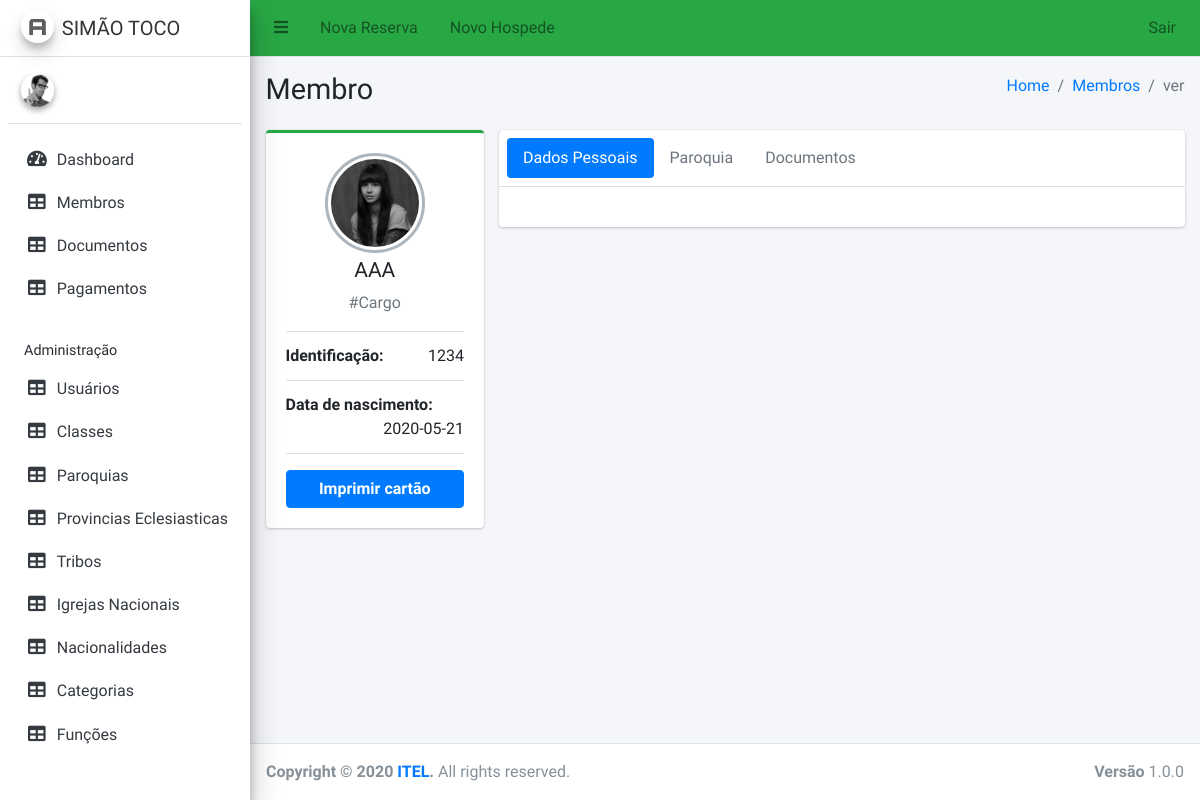
Screenshot of /membro/ver/1 with the database file from the repository.
### tables this page shows
CREATE TABLE `membro` (
  `id_membro` int(11) NOT NULL,
  `nome_membro` varchar(100) NOT NULL,
  `nome_pai` varchar(100) NOT NULL,
  `nome_mae` varchar(100) NOT NULL,
  `id_identificacao` int(11) NOT NULL,
  `id_nacionalidade` int(11) NOT NULL,
  `id_tribo` int(11) NOT NULL,
  `id_igreja_nacional` int(11) NOT NULL,
  `id_provincia_eclesiastica` int(11) NOT NULL,
  `id_paroquia` int(11) NOT NULL,
  `id_classe` int(11) NOT NULL,
  `data_admissao` varchar(10) NOT NULL,
  `data_baptismo` varchar(10) NOT NULL,
  `id_categoria` int(11) NOT NULL,
  `id_funcao` int(11) NOT NULL,
  `data_nascimento` varchar(30) NOT NULL,
  `estado_civil` int(11) NOT NULL,
  `id_localidade` int(11) NOT NULL,
  `telefone` varchar(30) NOT NULL,
  `endereco` text NOT NULL,
  `data_criacao` timestamp NOT NULL DEFAULT CURRENT_TIMESTAMP
);

CREATE TABLE `identificacao` (
  `id_identificacao` int(11) NOT NULL,
  `descricao_identificacao` varchar(100) NOT NULL,
  `tipo_identificacao` int(11) NOT NULL,
  `data_criacao` timestamp NOT NULL DEFAULT CURRENT_TIMESTAMP
);

### application/controllers/Membro.php (called while the page is built, shortened)
<?php
class Membro extends CI_Controller {
    public function ver($id = null) {
        $this->db->where('id_membro', $id);
        $this->db->join('identificacao', 'identificacao.id_identificacao=membro.id_identificacao');
        $dados['membros'] = $this->db->get('membro')->result();
        $this->db->where('id_membro', $id);
        $dados['documentos'] = $this->db->get('membro_documento')->result();
        $this->load->view('membro/ver', $dados);
    }
}

### index.php (called while the page is built, shortened)
<?php
require_once BASEPATH.'core/CodeIgniter.php';

### application/views/membro/ver.php (the view, shortened to what this page needs)
<!DOCTYPE html>
<html>
    <head>
        <link rel="stylesheet" href="<?= base_url() ?>libs/plugins/fontawesome-free/css/all.min.css">
        <link rel="stylesheet" href="https://code.ionicframework.com/ionicons/2.0.1/css/ionicons.min.css">
        <link rel="stylesheet" href="<?= base_url() ?>libs/plugins/overlayScrollbars/css/OverlayScrollbars.min.css">
        <link rel="stylesheet" href="<?= base_url() ?>libs/plugins/datatables-bs4/css/dataTables.bootstrap4.css">
        <link rel="stylesheet" href="<?= base_url() ?>libs/dist/css/adminlte.min.css">
    </head>
    <body class="hold-transition sidebar-mini layout-fixed">
        <div class="wrapper">
            <?php include APPPATH . 'views/includes/header.php'; ?>
            <?php include APPPATH . 'views/includes/header_lateral.php'; ?>
            <div class="content-wrapper">
                <section class="content-header">
                    <div class="container-fluid">
                        <div class="row mb-2">
                            <div class="col-sm-6">
                                <h1>Membro</h1>
                            </div>
                            <div class="col-sm-6">
                                <ol class="breadcrumb float-sm-right">
                                    <li class="breadcrumb-item"><a href="#">Home</a></li>
                                    <li class="breadcrumb-item"><a href="#">Membros</a></li>
                                    <li class="breadcrumb-item active">ver</li>
                                </ol>
                            </div>
                        </div>
                    </div>
                </section>
                <section class="content">
                    <div class="container-fluid">
                        <div class="row">
                            <div class="col-md-3">
                                <div class="card card-success card-outline">
                                    <div class="card-body box-profile">
                                        <div class="text-center">
                                            <img class="profile-user-img img-fluid img-circle"
                                                 src="<?= base_url() ?>libs/dist/img/user4-128x128.jpg"
                                                 alt="User profile picture">
                                        </div>
                                        <h3 class="profile-username text-center"><?= $membros[0]->nome_membro ?></h3>
                                        <p class="text-muted text-center">#Cargo</p>
                                        <ul class="list-group list-group-unbordered mb-3">
                                            <li class="list-group-item">
                                                <b>Identificação:</b> <a class="float-right"><?= $membros[0]->descricao_identificacao ?></a>
                                            </li>
                                            <li class="list-group-item">
                                                <b>Data de nascimento:</b> <a class="float-right"><?= $membros[0]->data_nascimento ?></a>
                                            </li>
                                        </ul>
                                        <a href="#" class="btn btn-primary btn-block"><b>Imprimir cartão</b></a>
                                    </div>
                                </div>
                            </div>
                            <div class="col-md-9">
                                <div class="card card">
                                    <div class="card-header p-2">
                                        <ul class="nav nav-pills">
                                            <li class="nav-item"><a class="nav-link active" href="#activity" data-toggle="tab">Dados Pessoais</a></li>
                                            <li class="nav-item"><a class="nav-link" href="#timeline" data-toggle="tab">Paroquia</a></li>
                                            <li class="nav-item"><a class="nav-link" href="#settings" data-toggle="tab">Documentos</a></li>
                                        </ul>
                                    </div>
                                    <div class="card-body">
                                    </div>
                                </div>
                            </div>
                        </div>
                    </div>
                </section>
            </div>
            <?php include APPPATH . 'views/includes/footer.php'; ?>
        </div>
    </body>
</html>

### rows the page displays
membro: nome_membro "AAA", id_identificacao.descricao_identificacao "1234", data_nascimento "2020-05-21"
